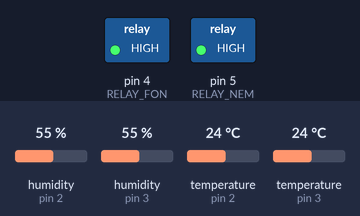
The sketch below on a simulated Arduino Uno, built with avr-gcc and run on an emulated ATmega328P. On the bench: switched loads named in the sketch (green lamp = pin HIGH). Dashed ring = blinking. The inputs (shaded band) are chosen by the test bench; at power-on: humidity (sensors on pin 2, pin 3) 55 %, temperature (sensors on pin 2, pin 3) 24 °C. What the sketch prints to the serial monitor is not drawn.

Above: at 0.1 s.
At 5.5 s:
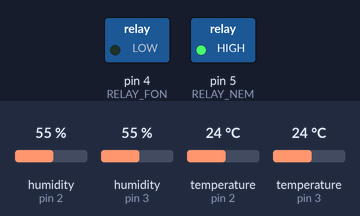
5.6 s: humidity (sensor on pin 2) set to 88 %
At 7.55 s:
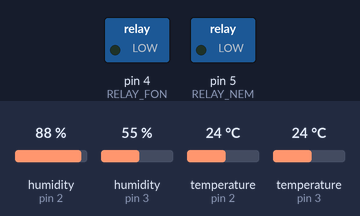
Timing chart, 0 to 9.7 s (numbered marks = the images above; inputs shaded):
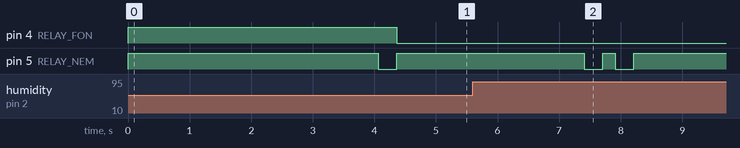

Measured:
- after the input at 5.6 s, pin 5 (RELAY_NEM): alternates HIGH for 0.20 s and LOW for 0.30 s, 4 changes in all, then stays HIGH, starting after 1.8 s

The sketch:

nem_sicaklik_projesi.ino
```cpp
#include <DHT.h>

#define DHTPIN1 2
#define DHTPIN2 3
#define DHTTYPE DHT11

DHT dht1(DHTPIN1, DHTTYPE);
DHT dht2(DHTPIN2, DHTTYPE);

#define RELAY_NEM 5
#define RELAY_FON 4

bool nem_cihaz_acik = false;
bool fon_cihaz_acik = false;

unsigned long oncekiZaman = 0;
const unsigned long okumaAraligi = 1000;

void ilkKontrol();
void veriOkuVeKontrolEt();
void tekTik();
void ciftTik();
float ortalamaNem(int tekrar);
float ortalamaSicaklik(int tekrar);

void setup() {
  Serial.begin(9600);
  dht1.begin();
  dht2.begin();

  pinMode(RELAY_NEM, OUTPUT);
  pinMode(RELAY_FON, OUTPUT);
  digitalWrite(RELAY_NEM, HIGH);
  digitalWrite(RELAY_FON, HIGH);

  delay(2000);


  ilkKontrol();
}

void loop() {
  unsigned long simdikiZaman = millis();

  if (simdikiZaman - oncekiZaman >= okumaAraligi) {
    oncekiZaman = simdikiZaman;
    veriOkuVeKontrolEt();
  }
}


void ilkKontrol() {
  float ort_nem = ortalamaNem(5);
  float ort_sicaklik = ortalamaSicaklik(5);

  Serial.print("BASLANGIC | ");
  Serial.print("SicaklikOrt: "); Serial.print(ort_sicaklik);
  Serial.print(" | NemOrt: "); Serial.println(ort_nem);

  if (ort_nem < 63.0) {
    Serial.println("BASLANGIC: Nem ACIK (tek tık)");
    tekTik();
    nem_cihaz_acik = true;
  } else if (ort_nem > 65.0) {
    Serial.println("BASLANGIC: Nem KAPALI (çift tık)");
    ciftTik();
    nem_cihaz_acik = false;
  } else {
    Serial.println("BASLANGIC: Nem 63-65 arası → değişiklik yok");
  }


  if (ort_sicaklik < 35.0) {
    digitalWrite(RELAY_FON, LOW);
    fon_cihaz_acik = true;
    Serial.println("BASLANGIC: Fon ACIK");
  } else if (ort_sicaklik > 40.0) {
    digitalWrite(RELAY_FON, HIGH);
    fon_cihaz_acik = false;
    Serial.println("BASLANGIC: Fon KAPALI");
  } else {
    Serial.println("BASLANGIC: Fon 35-40 arası → değişiklik yok");
  }
}

void veriOkuVeKontrolEt() {
  // Tek tek ölçümler
  float t1 = dht1.readTemperature();
  float t2 = dht2.readTemperature();
  float h1 = dht1.readHumidity();
  float h2 = dht2.readHumidity();

  if (isnan(t1) || isnan(t2) || isnan(h1) || isnan(h2)) {
    Serial.println("Sensor okuma hatasi!");
    return;
  }

  float ort_sicaklik = (t1 + t2) / 2.0;
  float ort_nem      = (h1 + h2) / 2.0;


  if (ort_nem < 63.0 && !nem_cihaz_acik) {
    tekTik();
    nem_cihaz_acik = true;
  } else if (ort_nem > 65.0 && nem_cihaz_acik) {
    ciftTik();
    nem_cihaz_acik = false;
  }

  if (ort_sicaklik < 35.0 && !fon_cihaz_acik) {
    digitalWrite(RELAY_FON, LOW);
    fon_cihaz_acik = true;
  } else if (ort_sicaklik > 40.0 && fon_cihaz_acik) {
    digitalWrite(RELAY_FON, HIGH);
    fon_cihaz_acik = false;
  }

  Serial.print("Sicaklik1: "); Serial.print(t1);
  Serial.print(" | Sicaklik2: "); Serial.print(t2);
  Serial.print(" | SicaklikOrt: "); Serial.print(ort_sicaklik);
  Serial.print(" || Nem1: "); Serial.print(h1);
  Serial.print(" | Nem2: "); Serial.print(h2);
  Serial.print(" | NemOrt: "); Serial.print(ort_nem);
  Serial.print(" || NemRole: "); Serial.print(nem_cihaz_acik ? 1 : 0);
  Serial.print(" | FonRole: "); Serial.println(fon_cihaz_acik ? 1 : 0);
}


void tekTik() {
  digitalWrite(RELAY_NEM, LOW);
  delay(300);
  digitalWrite(RELAY_NEM, HIGH);
}

void ciftTik() {
  tekTik();
  delay(200);
  tekTik();
}


float ortalamaNem(int tekrar) {
  float toplam = 0;
  for (int i = 0; i < tekrar; i++) {
    toplam += (dht1.readHumidity() + dht2.readHumidity()) / 2.0;
    delay(200);
  }
  return toplam / tekrar;
}

float ortalamaSicaklik(int tekrar) {
  float toplam = 0;
  for (int i = 0; i < tekrar; i++) {
    toplam += (dht1.readTemperature() + dht2.readTemperature()) / 2.0;
    delay(200);
  }
  return toplam / tekrar;
}
```
